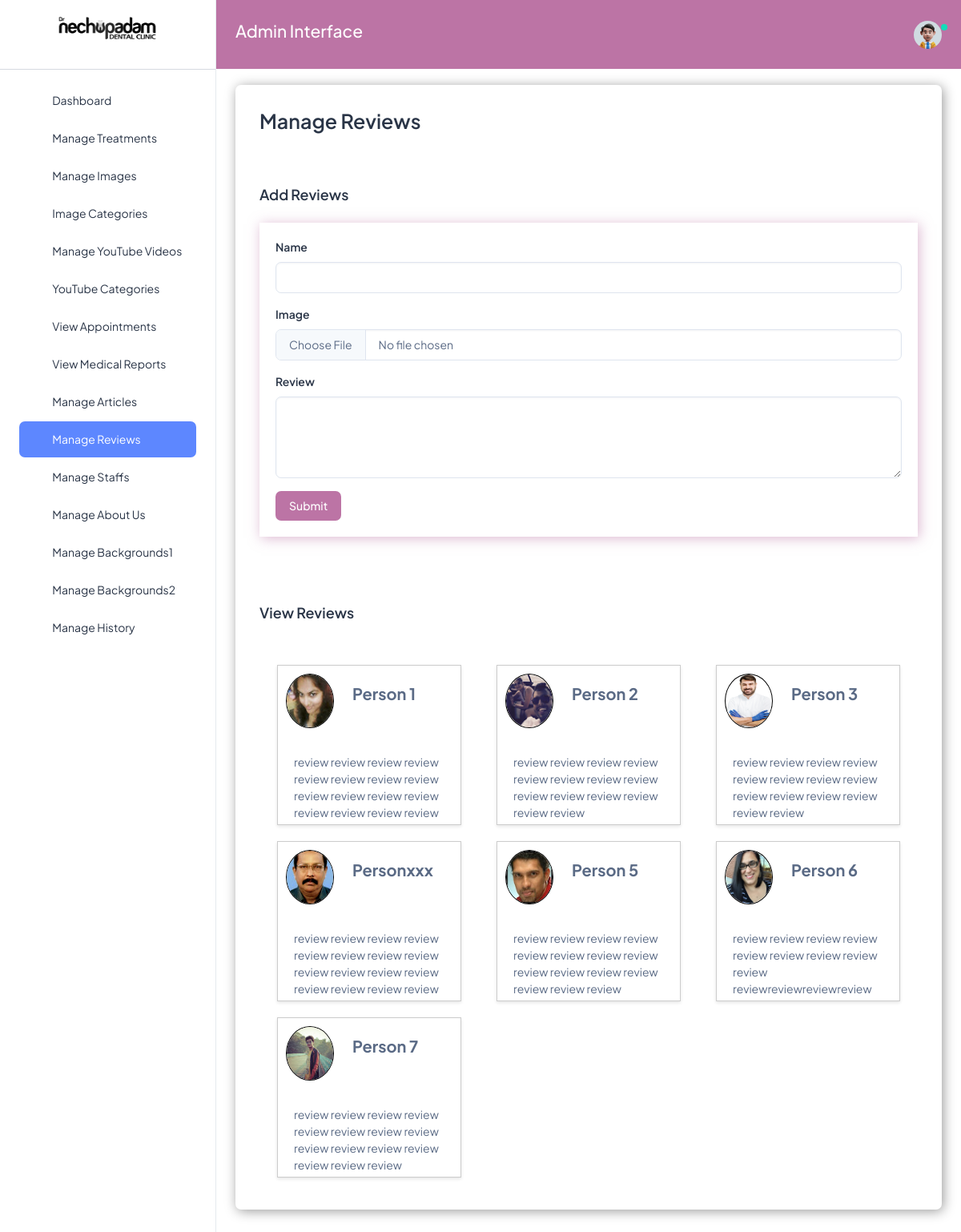
The app's page /reviews (signed in) with its own data.
### nechuwebapp/models.py (models this page shows, shortened)
class Review(models.Model):
    name = models.CharField(max_length=200)
    image = models.ImageField(upload_to='myimages/')
    review = models.TextField()
    uploaded_on = models.DateTimeField(auto_now_add=True)
    edited_on = models.DateTimeField(auto_now=True)
    @property
    def imageURL(self):
        try:
            url = self.image.url
        except:
            url = ''
        return  url

### nechuwebapp/views.py (the view)
# urls.py: path('reviews', views.reviews, name='reviews'),
def reviews(request):
    reviews = Review.objects.all()
    context = {'reviews':reviews}
    return render(request, 'nechuadmin/reviews.html', context)

### nechuwebapp/templates/nechuadmin/reviews.html (shortened to what this page needs)
{% extends 'nechuadmin/base.html' %}
{% load static %}
{% block content %}
<h1 class="card-title fw-semibold mb-4" style="font-size:25px;">Manage Reviews</h1>
<br>
<br>
<h5 class="card-title fw-semibold mb-4">Add Reviews</h5>
  <div class="custom-card" style="box-shadow: 2px 2px 15px rgba(188, 116, 165, 0.5); padding: 20px;">
    <form action="{% url 'add_review' %}" enctype="multipart/form-data" method="POST">
      <div class="mb-3">
        <label for="treatmentTitle" class="form-label">Name</label>
        <input type="text" class="form-control" id="treatmentTitle" aria-describedby="titleHelp" name="name">
      </div>
      <div class="mb-3">
        <label for="treatmentImage" class="form-label">Image</label>
        <input type="file" class="form-control" id="treatmentImage" name="image">
      </div>
      <div class="mb-3">
        <label for="treatmentDescription" class="form-label">Review</label>
        <textarea class="form-control" id="treatmentDescription" rows="4" name="review"></textarea>
      </div>
      <button type="submit" class="btn" style="background-color:#bc74a5; color:white;">Submit</button>
    </form>
  </div>
<br>
<br>
<br>
<br>
<h5 class="card-title fw-semibold mb-4">View Reviews</h5>
<br>
  <div class="container">
    <div class="row">
      {% for i in reviews %}
      <div class="col-md-4">
        <div class="review-box">
          <img src="{{i.imageURL}}" alt="Nechupadam_Review" class="reviewer-image">
          <span class="reviewer-name">{{i.name}}</span>
          <p class="review-text">
            {{i.review}}
          </p>
        </div>
      </div>
      {% endfor %}
    </div>
  </div>
{% endblock %}

### nechuwebapp/templates/nechuadmin/base.html (shortened to what this page needs)
<!doctype html>
{% load static %}
<html lang="en">
<head>
  <link rel="stylesheet" href="{% static 'assets/css/styles.min.css' %}" >
</head>
<body>
{% if request.user.is_authenticated %}
  <div class="page-wrapper" id="main-wrapper" data-layout="vertical" data-navbarbg="skin6" data-sidebartype="full"
    data-sidebar-position="fixed" data-header-position="fixed">
    <aside class="left-sidebar">
      <div>
        <div class="brand-logo d-flex align-items-center justify-content-between">
          <a href="{% url 'nechuadminhome' %}" class="text-nowrap logo-img">
            <img src="{% static 'assets/images/logos/nechulogo.png' %}" width="220" height="50px" alt="">
          </a>
        </div>
        <hr>
        <nav class="sidebar-nav scroll-sidebar" data-simplebar="">
          <ul id="sidebarnav">
            <li class="sidebar-item">
              <a class="sidebar-link" href="{% url 'nechuadminhome' %}" aria-expanded="false">
                <span>
                  <i class="ti ti-layout-dashboard"></i>
                </span>
                <span class="hide-menu">Dashboard</span>
              </a>
            </li>
            <li class="sidebar-item">
              <a class="sidebar-link" href="{% url 'treatments' %}" aria-expanded="false">
                <span>
                  <i class="ti ti-dental"></i>
                </span>
                <span class="hide-menu">Manage Treatments</span>
              </a>
            </li>
            <li class="sidebar-item">
              <a class="sidebar-link" href="{% url 'images' %}" aria-expanded="false">
                <span>
                  <i class="ti ti-photo-plus"></i>
                </span>
                <span class="hide-menu">Manage Images</span>
              </a>
            </li>
            <li class="sidebar-item">
              <a class="sidebar-link" href="{% url 'imagecategory' %}" aria-expanded="false">
                <span>
                  <i class="ti ti-photo-star"></i>
                </span>
                <span class="hide-menu">Image Categories</span>
              </a>
            </li>
            <li class="sidebar-item">
              <a class="sidebar-link" href="{% url 'youtube' %}" aria-expanded="false">
                <span>
                  <i class="ti ti-brand-youtube"></i>
                </span>
                <span class="hide-menu">Manage YouTube Videos</span>
              </a>
            </li>
            <li class="sidebar-item">
              <a class="sidebar-link" href="{% url 'youtubecategory' %}" aria-expanded="false">
                <span>
                  <i class="ti ti-device-tv"></i>
                </span>
                <span class="hide-menu">YouTube Categories</span>
              </a>
            </li>
            <li class="sidebar-item">
              <a class="sidebar-link" href="{% url 'bookings' %}" aria-expanded="false">
                <span>
                  <i class="ti ti-address-book"></i>
                </span>
                <span class="hide-menu">View Appointments</span>
              </a>
            </li>
            <li class="sidebar-item">
              <a class="sidebar-link" href="{% url 'medicalreports' %}" aria-expanded="false">
                <span>
                  <i class="ti ti-report-medical"></i>
                </span>
                <span class="hide-menu">View Medical Reports</span>
              </a>
            </li>
            <li class="sidebar-item">
              <a class="sidebar-link" href="{% url 'articles' %}" aria-expanded="false">
                <span>
                  <i class="ti ti-login"></i>
                </span>
                <span class="hide-menu">Manage Articles</span>
              </a>
            </li>
            <li class="sidebar-item">
              <a class="sidebar-link" href="{% url 'reviews' %}" aria-expanded="false">
                <span>
                  <i class="ti ti-message"></i>
                </span>
                <span class="hide-menu">Manage Reviews</span>
              </a>
            </li>
            <li class="sidebar-item">
              <a class="sidebar-link" href="{% url 'staffs' %}" aria-expanded="false">
                <span>
                  <i class="ti ti-users"></i>
                </span>
                <span class="hide-menu">Manage Staffs</span>
              </a>
            </li>
            <li class="sidebar-item">
              <a class="sidebar-link" href="{% url 'aboutus' %}" aria-expanded="false">
                <span>
                  <i class="ti ti-info-circle"></i>
                </span>
                <span class="hide-menu">Manage About Us</span>
              </a>
            </li>
            <li class="sidebar-item">
              <a class="sidebar-link" href="{% url 'bg' %}" aria-expanded="false">
                <span>
                  <i class="ti ti-texture"></i>
                </span>
                <span class="hide-menu">Manage Backgrounds1</span>
              </a>
            </li>
            <li class="sidebar-item">
              <a class="sidebar-link" href="{% url 'bg2' %}" aria-expanded="false">
                <span>
                  <i class="ti ti-texture"></i>
                </span>
                <span class="hide-menu">Manage Backgrounds2</span>
              </a>
            </li>
            <li class="sidebar-item">
              <a class="sidebar-link" href="{% url 'history' %}" aria-expanded="false">
                <span>
                  <i class="ti ti-building-arch"></i>
                </span>
                <span class="hide-menu">Manage History</span>
              </a>
            </li>
            <li class="sidebar-item">
              <a class="sidebar-link" href="{% url 'process' %}" aria-expanded="false">
                <span>
                  <i class="ti ti-timeline"></i>
                </span>
                <span class="hide-menu">Manage Process</span>
              </a>
            </li>
            <br>
          </ul>
        </nav>
      </div>
    </aside>
    <div class="body-wrapper">
      <header class="app-header" style="background-color: #bc74a5; padding:8px;">
        <nav class="navbar navbar-expand-lg navbar-light">
          <ul class="navbar-nav">
            <li class="nav-item">
              <a class="nav-link" href="{% url 'nechuadminhome' %}">
                <h4 style="color:white;">Admin Interface</h4>
              </a>
            </li>
          </ul>
          <div class="navbar-collapse justify-content-end px-0" id="navbarNav">
            <ul class="navbar-nav flex-row ms-auto align-items-center justify-content-end">
              <li class="nav-item dropdown">
                <a class="nav-link nav-icon-hover" href="javascript:void(0)" id="drop2" data-bs-toggle="dropdown"
                  aria-expanded="false">
                  <img src="{% static 'assets/images/profile/user-1.jpg' %}" alt="" width="35" height="35" class="rounded-circle">
                  <div class="notification bg-success rounded-circle"></div>
                </a>
              </li>
            </ul>
          </div>
        </nav>
      </header>
      <br>
    <div class="container-fluid">
      <div class="card custom-card">
          <div class="card-body">
            {% block content %}
            {% endblock content %}
          </div>
      </div>
   </div>
    </div>
  </div>
{% else %}
   <h2 style="color:red;">Unauthorized user</h2>
{% endif %}
</body>
</html>

### nechuwebapp/templates/nechuadmin/base.html (style rules this page uses)
.custom-card { box-shadow: 2px 2px 15px rgba(0, 0, 0, 0.4); }

### nechuwebapp/templates/nechuadmin/reviews.html (style rules this page uses)
.review-box { border: 1px solid #ccc; box-shadow: 0 2px 4px rgba(0, 0, 0, 0.1); padding: 20px; margin: 10px; position: relative; max-height:200px; overflow:scroll; }
.reviewer-image { width: 60px; height: 68px; border-radius: 50%; border:1px solid black; position: absolute; top: 10px; left: 10px; }
.reviewer-name { margin-left: 73px; font-weight: bold; font-size:20px; }
.review-text { margin-top: 60px; }

### records on screen
Review: imageURL (picture), name "Person 1", review "review review review review review review review review review review review review review review review review…"
Review: imageURL (picture), name "Person 2", review "review review review review review review review review review review review review review review"
Review: imageURL (picture), name "Person 3", review "review review review review review review review review review review review review review review…"
Review: imageURL (picture), name "Personxxx", review "review review review review review review review review review review review review review review review review"
Review: imageURL (picture), name "Person 5", review "review review review review review review review review review review review review review review review"
Review: imageURL (picture), name "Person 6", review "review review review review review review review review review reviewreviewreviewreview…"
Review: imageURL (picture), name "Person 7", review "review review review review review review review review review review review review review review review"
